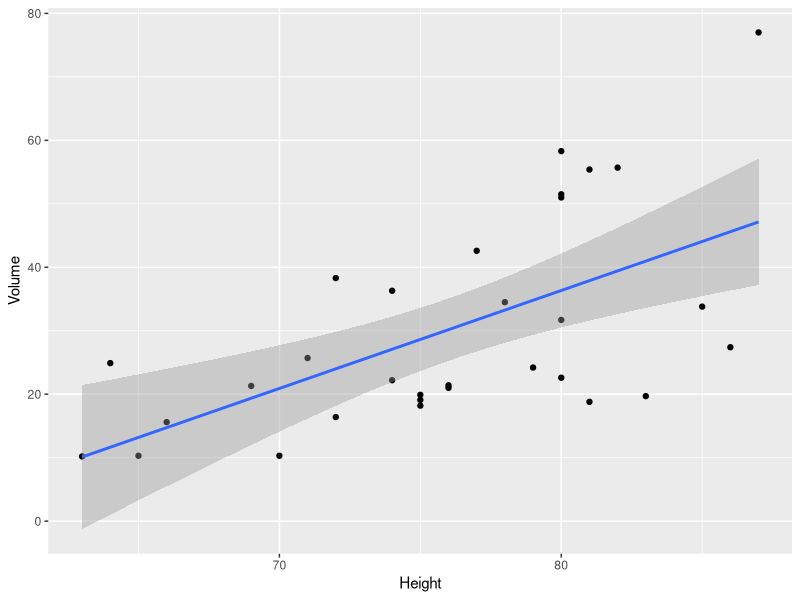

Here is the R script that generated this plot: (Note: this script raises an error after producing the figure.)
mydata <- trees
attach(mydata)
library(ggplot2)
ggplot(trees, aes(x=Height, y=Volume))+
  geom_point()+
  geom_smooth(method=lm)
myresult <- lm(Volume ~ Height)
anova(myresult)
summary(myresult)
abline(myresult)
 

